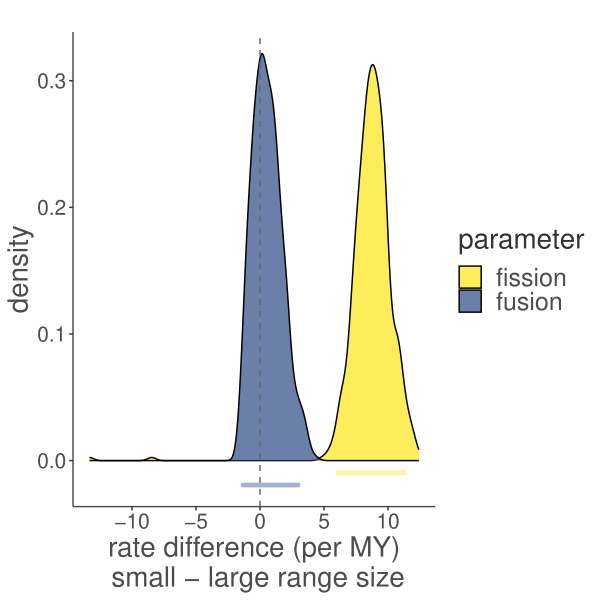

This figure's R source:
# Michelle Jonika
# 6 December
# This code makes the figure for the analysis of chromosome number in
# carnivores with range size as the binary trait

#load in libraries needed
library(chromePlus)

#read in chromplus data for range size
data <- read.csv("../../results/range_size/rs_wocanid.csv")

#read in chromplus data for range size
fission <- data[,5] - data[,3]
fusion <- data[,6] - data[,4]
data_munge <- data.frame(fission, fusion)

plotChromeplus(data = data_munge,
               colors = c("#FDE725FF", "#39568CFF"),
               main_title = "",
               x_title = "rate difference (per MY)\n small - large range size",
               alpha_geom = 0.75,
               alpha_line = 0.45)

#save as PDF 6"x6"
